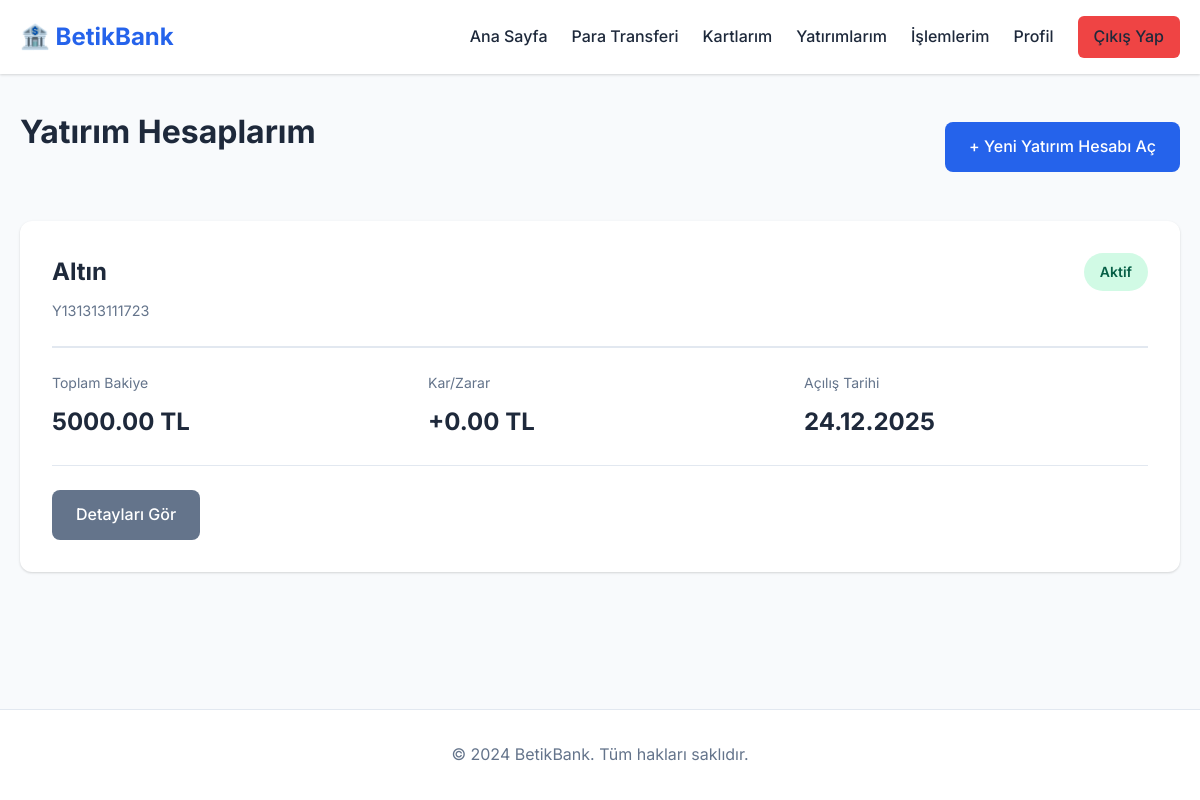
The app's page /investment (signed in) with its own data.
### app.py (models this page shows)
class YatirimHesabi(db.Model):
    id = db.Column(db.Integer, primary_key=True)
    hesap_no = db.Column(db.String(16), unique=True, nullable=False)
    kullanici_id = db.Column(db.Integer, db.ForeignKey('user.id'), nullable=False)
    yatirim_turu = db.Column(db.String(50), nullable=False)  # Döviz, Altın, Borsa, Fon
    toplam_bakiye = db.Column(db.Float, default=0.0, nullable=False)
    kar_zarar = db.Column(db.Float, default=0.0)  # Toplam kar/zarar
    durum = db.Column(db.String(20), default='Aktif', nullable=False)
    created_at = db.Column(db.DateTime, default=datetime.utcnow)

### app.py (the view)
@app.route('/investment')
@login_required
def investment():
    yatirim_hesaplari = YatirimHesabi.query.filter_by(kullanici_id=current_user.id).order_by(YatirimHesabi.created_at.desc()).all()
    return render_template('investment.html', yatirim_hesaplari=yatirim_hesaplari)

### app.py (called while the page is built)
@login_manager.user_loader
def load_user(user_id):
    return User.query.get(int(user_id))

### templates/investment.html (shortened to what this page needs)
{% extends "base.html" %}
{% block content %}
<div class="container">
    <div class="page-header">
        <h1 class="page-title">Yatırım Hesaplarım</h1>
        <a href="{{ url_for('new_investment') }}" class="btn btn-primary">+ Yeni Yatırım Hesabı Aç</a>
    </div>
    {% if yatirim_hesaplari %}
    <div class="investment-list">
        {% for yatirim in yatirim_hesaplari %}
        <div class="investment-item-large">
            <div class="investment-header-large">
                <div>
                    <h3>{{ yatirim.yatirim_turu }}</h3>
                    <p class="investment-account-number">{{ yatirim.hesap_no }}</p>
                </div>
                <span class="investment-status-badge status-{{ yatirim.durum|lower }}">{{ yatirim.durum }}</span>
            </div>
            <div class="investment-body-large">
                <div class="investment-stat">
                    <span class="stat-label">Toplam Bakiye</span>
                    <span class="stat-value">{{ "%.2f"|format(yatirim.toplam_bakiye) }} TL</span>
                </div>
                <div class="investment-stat">
                    <span class="stat-label">Kar/Zarar</span>
                    <span class="stat-value {% if yatirim.kar_zarar >= 0 %}text-success{% else %}text-danger{% endif %}">
                        {% if yatirim.kar_zarar >= 0 %}+{% endif %}{{ "%.2f"|format(yatirim.kar_zarar) }} TL
                    </span>
                </div>
                <div class="investment-stat">
                    <span class="stat-label">Açılış Tarihi</span>
                    <span class="stat-value">{{ yatirim.created_at.strftime('%d.%m.%Y') }}</span>
                </div>
            </div>
            <div class="investment-footer-large">
                <a href="{{ url_for('investment_detail', yatirim_id=yatirim.id) }}" class="btn btn-secondary">Detayları Gör</a>
            </div>
        </div>
        {% endfor %}
    </div>
    {% endif %}
</div>
{% endblock %}

### static/css/style.css (style rules this page uses)
* { margin: 0; padding: 0; box-sizing: border-box; }
:root { --primary-color: #2563eb; --primary-hover: #1d4ed8; --secondary-color: #64748b; --success-color: #10b981; --danger-color: #ef4444; --warning-color: #f59e0b; --bg-color: #f8fafc; --card-bg: #ffffff; --text-primary: #1e293b; --text-secondary: #64748b; --border-color: #e2e8f0; --shadow: 0 1px 3px 0 rgba(0, 0, 0, 0.1), 0 1px 2px 0 rgba(0, 0, 0, 0.06); --shadow-lg: 0 10px 15px -3px rgba(0, 0, 0, 0.1), 0 4px 6px -2px rgba(0, 0, 0, 0.05); }
body { font-family: 'Inter', -apple-system, BlinkMacSystemFont, 'Segoe UI', sans-serif; background-color: var(--bg-color); color: var(--text-primary); line-height: 1.6; min-height: 100vh; display: flex; flex-direction: column; }
.container { max-width: 1200px; margin: 0 auto; padding: 0 20px; width: 100%; }
.btn { display: inline-block; padding: 0.75rem 1.5rem; border-radius: 8px; text-decoration: none; font-weight: 500; text-align: center; transition: all 0.2s; border: none; cursor: pointer; font-size: 1rem; }
.btn-primary { background: var(--primary-color); color: white; }
.btn-secondary { background: var(--secondary-color); color: white; }
.page-title { font-size: 2rem; margin-bottom: 2rem; color: var(--text-primary); }
.text-success { color: var(--success-color); font-weight: 600; }
.page-header { display: flex; justify-content: space-between; align-items: center; margin-bottom: 2rem; flex-wrap: wrap; gap: 1rem; }
.investment-list { display: grid; gap: 2rem; }
.investment-item-large { background: var(--card-bg); border-radius: 12px; box-shadow: var(--shadow); padding: 2rem; }
.investment-header-large { display: flex; justify-content: space-between; align-items: flex-start; margin-bottom: 1.5rem; padding-bottom: 1.5rem; border-bottom: 2px solid var(--border-color); }
.investment-header-large h3 { font-size: 1.5rem; color: var(--text-primary); margin-bottom: 0.5rem; }
.investment-account-number { color: var(--text-secondary); font-size: 0.9rem; }
.investment-status-badge { padding: 0.5rem 1rem; border-radius: 20px; font-weight: 600; font-size: 0.875rem; }
.status-aktif { background: #d1fae5; color: #065f46; }
.investment-body-large { display: grid; grid-template-columns: repeat(auto-fit, minmax(200px, 1fr)); gap: 2rem; margin-bottom: 1.5rem; }
.investment-stat { display: flex; flex-direction: column; }
.stat-label { color: var(--text-secondary); font-size: 0.875rem; margin-bottom: 0.5rem; }
.stat-value { font-size: 1.5rem; font-weight: 700; color: var(--text-primary); }
.investment-footer-large { padding-top: 1.5rem; border-top: 1px solid var(--border-color); }

### records on screen
YatirimHesabi: yatirim_turu "Altın", hesap_no "Y131313111723", durum "Aktif", toplam_bakiye "5000.00", kar_zarar "0.00", created_at "24.12.2025"
